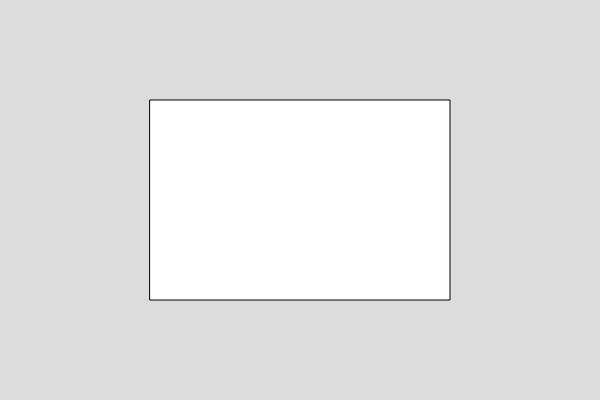
Frame 1 (no input)
Frame 60 (no input): identical to frame 1, image omitted
Frame 120 (the mouse pressed at the canvas centre since frame 60): identical to frame 1, image omitted

The p5.js sketch that drew this single still picture (run headless with seeded random() and noise() and a simulated clock; from frame 60 on, the mouse is pressed at the canvas centre):

// p5.js sketch
// ── sketch.js
function setup() {
  createCanvas(600, 400); // You can change the canvas size as needed
}

function draw() {
  background(220);

  // Calculate rectangle dimensions
  let rectWidth = width / 2;
  let rectHeight = height / 2;

  // Calculate top-left corner for centering the rectangle
  let rectX = (width - rectWidth) / 2;
  let rectY = (height - rectHeight) / 2;

  // Draw the rectangle
  rect(rectX, rectY, rectWidth, rectHeight);
}
